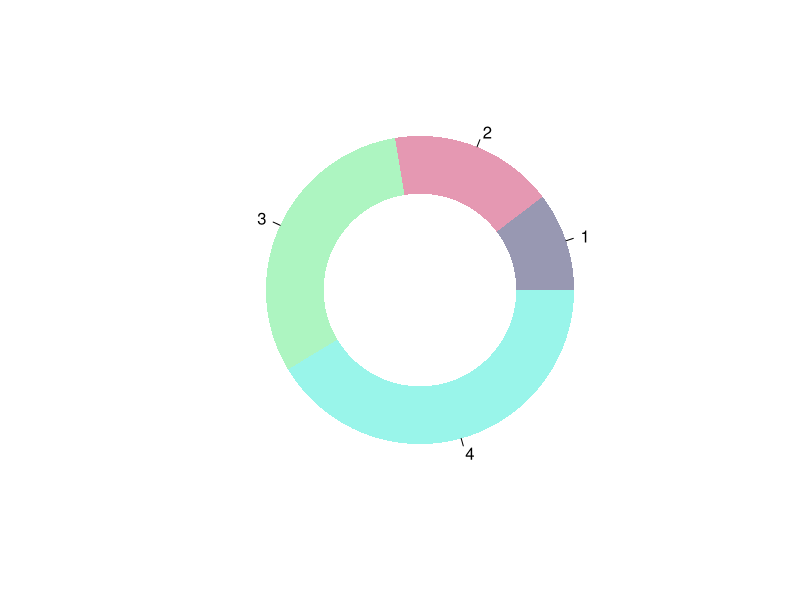
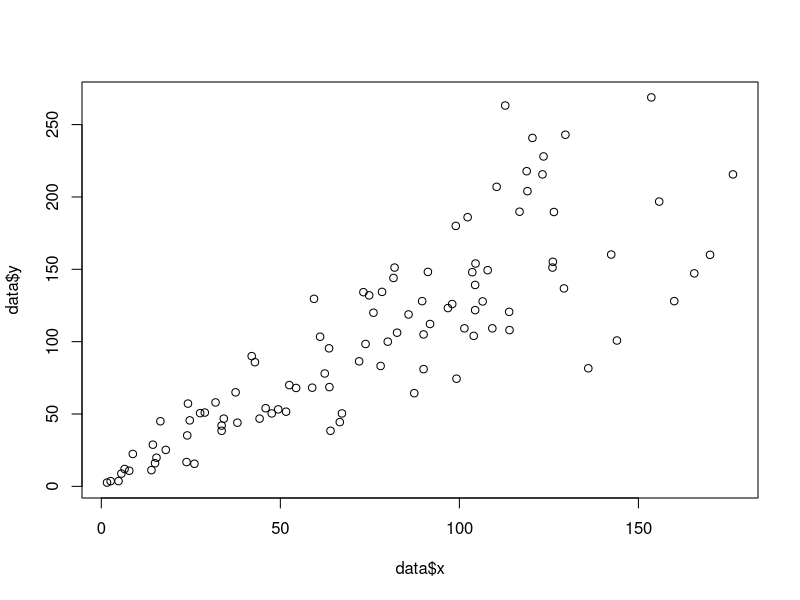

The R source for these figures, in order:
## ---- chunk 1
# The doughnut function permits to draw a donut plot
doughnut <-
function (x, labels = names(x), edges = 200, outer.radius = 0.8,
          inner.radius=0.6, clockwise = FALSE,
          init.angle = if (clockwise) 90 else 0, density = NULL,
          angle = 45, col = NULL, border = FALSE, lty = NULL,
          main = NULL, ...)
{
    if (!is.numeric(x) || any(is.na(x) | x < 0))
        stop("'x' values must be positive.")
    if (is.null(labels))
        labels <- as.character(seq_along(x))
    else labels <- as.graphicsAnnot(labels)
    x <- c(0, cumsum(x)/sum(x))
    dx <- diff(x)
    nx <- length(dx)
    plot.new()
    pin <- par("pin")
    xlim <- ylim <- c(-1, 1)
    if (pin[1L] > pin[2L])
        xlim <- (pin[1L]/pin[2L]) * xlim
    else ylim <- (pin[2L]/pin[1L]) * ylim
    plot.window(xlim, ylim, "", asp = 1)
    if (is.null(col))
        col <- if (is.null(density))
          palette()
        else par("fg")
    col <- rep(col, length.out = nx)
    border <- rep(border, length.out = nx)
    lty <- rep(lty, length.out = nx)
    angle <- rep(angle, length.out = nx)
    density <- rep(density, length.out = nx)
    twopi <- if (clockwise)
        -2 * pi
    else 2 * pi
    t2xy <- function(t, radius) {
        t2p <- twopi * t + init.angle * pi/180
        list(x = radius * cos(t2p),
             y = radius * sin(t2p))
    }
    for (i in 1L:nx) {
        n <- max(2, floor(edges * dx[i]))
        P <- t2xy(seq.int(x[i], x[i + 1], length.out = n),
                  outer.radius)
        polygon(c(P$x, 0), c(P$y, 0), density = density[i],
                angle = angle[i], border = border[i],
                col = col[i], lty = lty[i])
        Pout <- t2xy(mean(x[i + 0:1]), outer.radius)
        lab <- as.character(labels[i])
        if (!is.na(lab) && nzchar(lab)) {
            lines(c(1, 1.05) * Pout$x, c(1, 1.05) * Pout$y)
            text(1.1 * Pout$x, 1.1 * Pout$y, labels[i],
                 xpd = TRUE, adj = ifelse(Pout$x < 0, 1, 0),
                 ...)
        }
        ## Add white disc          
        Pin <- t2xy(seq.int(0, 1, length.out = n*nx),
                  inner.radius)
        polygon(Pin$x, Pin$y, density = density[i],
                angle = angle[i], border = border[i],
                col = "white", lty = lty[i])
    }

    title(main = main, ...)
    invisible(NULL)
}


# Let's use the function, it works like PiePlot !
# inner.radius controls the width of the ring!
doughnut( c(3,5,9,12) , inner.radius=0.5, col=c(rgb(0.2,0.2,0.4,0.5), rgb(0.8,0.2,0.4,0.5), rgb(0.2,0.9,0.4,0.4) , rgb(0.0,0.9,0.8,0.4)) )

## ---- chunk 2
# Create data
data = data.frame(
  x=seq(1:100) + 0.1*seq(1:100)*sample(c(1:10) , 100 , replace=T),
  y=seq(1:100) + 0.2*seq(1:100)*sample(c(1:10) , 100 , replace=T)
)

# Basic scatterplot
plot(x=data$x, y=data$y)
